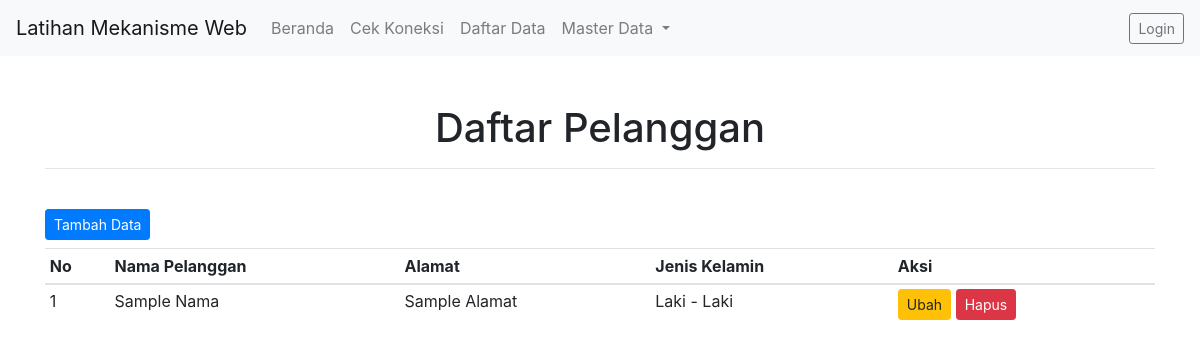
The page /views/pelanggan/index.php on the database its author committed.
### tables this page shows
CREATE TABLE `pelanggan` (
  `id_pelanggan` int(15) NOT NULL,
  `nama_pelanggan` varchar(255) NOT NULL,
  `alamat` text NOT NULL,
  `jenis_kelamin` enum('L','P') NOT NULL,
  `username` varchar(255) NOT NULL,
  `password` varchar(255) NOT NULL
);

### controller/koneksi.php (called while the page is built, shortened)
<?php
$url = 'http://dts.qodr/crud-tugas-vsga-master';

### views/pelanggan/index.php (the view, shortened to what this page needs)
<?php
	require_once '../../controller/koneksi.php';
	$query = "SELECT * FROM pelanggan;";
	$results =  mysqli_query($conn, $query);
?>
<!DOCTYPE html>
<html lang="en">
<head>
	<link rel="stylesheet" href="<?= $url; ?>/assets/css/bootstrap.min.css" />
</head>
<body>
	<nav class="navbar navbar-expand-lg navbar-light bg-light">
	  <a class="navbar-brand" href="<?= $url; ?>">Latihan Mekanisme Web</a>
	  <div class="collapse navbar-collapse" id="navbarSupportedContent">
	    <ul class="navbar-nav mr-auto">
	      <li class="nav-item">
	        <a class="nav-link" href="<?= $url; ?>">Beranda</a>
	      </li>
	      <li class="nav-item">
	        <a class="nav-link" href="<?= $url; ?>/controller/koneksi.php">Cek Koneksi</a>
	      </li>
	      <li class="nav-item">
	        <a class="nav-link" href="#">Daftar Data</a>
	      </li>
	      <li class="nav-item dropdown">
	        <a class="nav-link dropdown-toggle" href="#" id="navbarDropdown" role="button" data-toggle="dropdown" aria-haspopup="true" aria-expanded="false">
	          Master Data
	        </a>
	      </li>
	    </ul>
	    <div class="my-2 my-lg-0">
	    	<button class="btn btn-sm btn-outline-secondary">Login</button>
	    </div>
	  </div>
	</nav>
	<div class="container pt-5">
		<h1> <center>Daftar Pelanggan</center></h1>
		<hr /> <br />
		<a class="btn btn-sm btn-primary" href="add.php">Tambah Data</a>
		<table class="table table-sm table-hover mt-2">
			<thead>
				<tr>
					<th>No</th>
					<th>Nama Pelanggan</th>
					<th>Alamat</th>
					<th>Jenis Kelamin</th>
					<th>Aksi</th>
				</tr>
			</thead>
			<tbody>
				<?php
					if($results->num_rows === 0 ){ ?>
						<tr>
							<td colspan="3">
								<h5 class="text-center">Data Kosong!</h5>
							</td>
						</tr>
					<?php
						exit();
					}else {
						foreach ($results as $i => $result) { ?>
							<tr>
								<td><?= ++$i; ?></td>
								<td><?= $result['nama_pelanggan'];?></td>
								<td><?= $result['alamat'];?></td>
								<td><?= ($result['jenis_kelamin'] === 'L') ? 'Laki - Laki' : 'Perempuan'; ?></td>
								<td>
									<a class="btn btn-sm btn-warning" href="edit.php?id_pelanggan=<?= $result['id_pelanggan']; ?>">Ubah</a>
									<a class="btn btn-sm btn-danger" href="<?= $url; ?>/controller/pelanggan/delete.php?id_pelanggan=<?= $result['id_pelanggan']; ?>">Hapus</a>
								</td>
							</tr>
					<?php	}
					} ?>
			</tbody>
		</table>
	</div>
</body>
</html>

### rows shown on the page
pelanggan: nama_pelanggan "Sample Nama", alamat "Sample Alamat", jenis_kelamin "Laki - Laki"
